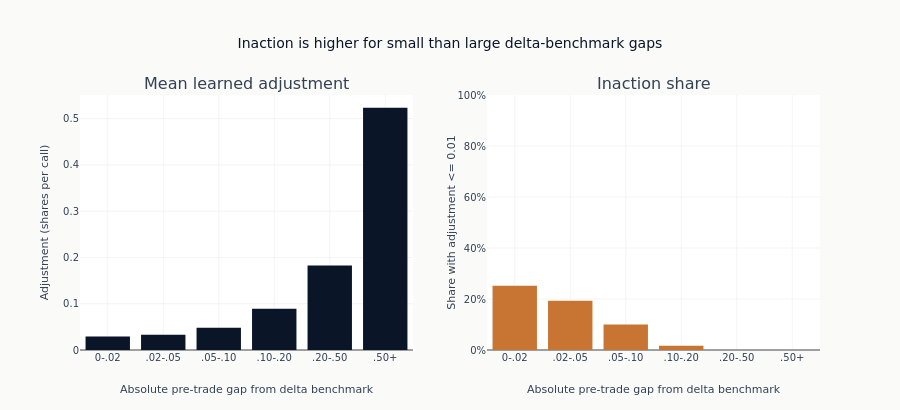

The notebook cell saved with this chart:
### Markdown cell above
The share axis and title disclose the configured threshold and the endpoint comparison.

### Code cell
fig.update_xaxes(title_text="Absolute pre-trade gap from delta benchmark")
fig.update_yaxes(title_text="Adjustment (shares per call)", row=1, col=1)
fig.update_yaxes(
    title_text=f"Share with adjustment <= {SIGNIFICANT_TRADE_THRESHOLD:.2f}",
    tickformat=".0%",
    range=[0, 1],
    row=1,
    col=2,
)
fig.update_layout(
    title=inaction_title,
    height=410,
    showlegend=False,
    margin=dict(t=95, b=60),
)
show_plotly_with_alt(
    fig,
    "Share of steps with no significant position change, bucketed by distance from the delta benchmark. Inaction is highest when the policy sits close to the benchmark and falls as the gap widens.",
)

### Figure 1 — Plotly figure (JSON) as saved in the notebook; plotly's stock layout.template omitted (floating-point values rounded to 4 significant figures)
{"data": [{"customdata": [[40192], [54173], [63842], [49522], [9671], [7600]], "hovertemplate": "Gap %{x}<br>Adjustment %{y:.3f}<br>n=%{customdata[0]}<extra></extra>", "marker": {"color": "#0a1628"}, "type": "bar", "x": ["0-.02", ".02-.05", ".05-.10", ".10-.20", ".20-.50", ".50+"], "xaxis": "x", "y": [0.02917, 0.03307, 0.04789, 0.08935, 0.1824, 0.5235], "yaxis": "y"}, {"customdata": [[40192], [54173], [63842], [49522], [9671], [7600]], "hovertemplate": "Gap %{x}<br>Inaction %{y:.1%}<br>n=%{customdata[0]}<extra></extra>", "marker": {"color": "#C87533"}, "type": "bar", "x": ["0-.02", ".02-.05", ".05-.10", ".10-.20", ".20-.50", ".50+"], "xaxis": "x2", "y": [0.2516, 0.1928, 0.1003, 0.01646, 0.0, 0.0], "yaxis": "y2"}], "layout": {"annotations": [{"font": {"size": 16}, "showarrow": false, "text": "Mean learned adjustment", "x": 0.225, "xanchor": "center", "xref": "paper", "y": 1.0, "yanchor": "bottom", "yref": "paper"}, {"font": {"size": 16}, "showarrow": false, "text": "Inaction share", "x": 0.775, "xanchor": "center", "xref": "paper", "y": 1.0, "yanchor": "bottom", "yref": "paper"}], "height": 410, "margin": {"b": 60, "t": 95}, "showlegend": false, "title": {"text": "Inaction is higher for small than large delta-benchmark gaps"}, "xaxis": {"anchor": "y", "domain": [0.0, 0.45], "title": {"text": "Absolute pre-trade gap from delta benchmark"}}, "xaxis2": {"anchor": "y2", "domain": [0.55, 1.0], "title": {"text": "Absolute pre-trade gap from delta benchmark"}}, "yaxis": {"anchor": "x", "domain": [0.0, 1.0], "title": {"text": "Adjustment (shares per call)"}}, "yaxis2": {"anchor": "x2", "domain": [0.0, 1.0], "range": [0, 1], "tickformat": ".0%", "title": {"text": "Share with adjustment <= 0.01"}}}}
